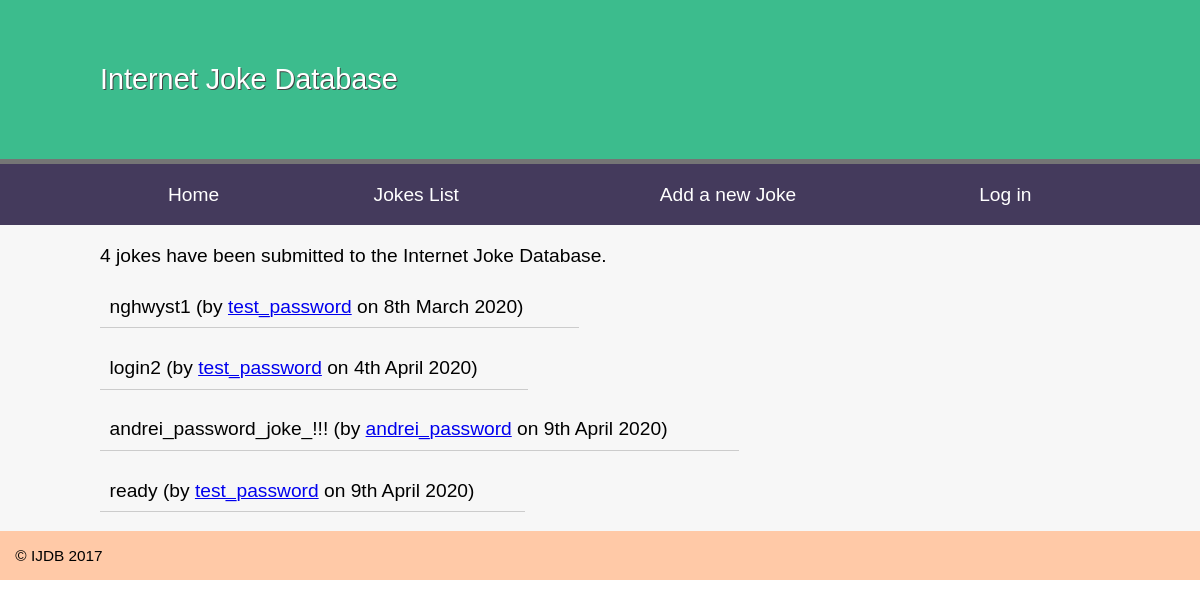
The page /joke/list on the database its author committed.
### tables this page shows
CREATE TABLE `joke` ( 
	`id` Int( 11 ) AUTO_INCREMENT NOT NULL,
	`joketext` Text NULL,
	`jokedate` Date NOT NULL,
	`authorid` Int( 11 ) NULL,
	PRIMARY KEY ( `id` ) )
CHARACTER SET = utf8
COLLATE = utf8_general_ci;

### public/index.php (called while the page is built)
<?php
try {
	include __DIR__ . '/../includes/autoload.php';
	$route = ltrim(strtok($_SERVER['REQUEST_URI'], '?'), '/');
	$entryPoint = new \Ninja\EntryPoint($route, $_SERVER['REQUEST_METHOD'], new \Ijdb\IjdbRoutes());
	$entryPoint->run();
}
catch (PDOException $e) {
	$title = 'An error has occurred';
	$output = 'Database error: ' . $e->getMessage() . ' in ' .
	$e->getFile() . ':' . $e->getLine();
	include  __DIR__ . '/../templates/layout.html.php';
}

### classes/Ijdb/Controllers/Joke.php (called while the page is built, shortened)
<?php
class Joke {
    private $authorsTable;
    private $jokesTable;
    private $authentication;
    public function __construct(DatabaseTable $jokesTable, DatabaseTable $authorsTable, Authentication $authentication) {
        $this->authorsTable = $authorsTable;
        $this->jokesTable = $jokesTable;
        $this->authentication = $authentication;
        }
        public function list() {
        $result = $this->jokesTable->findAll();
        $jokes = [];
        foreach ($result as $joke) {
            $author = $this->authorsTable->findById($joke['authorid']);
            $jokes[] = [
                'id' => $joke['id'],
                'joketext' => $joke['joketext'],
                'jokedate' => $joke['jokedate'],
                'name' => $author['name'],
                'email' => $author['email'],
                'authorId' => $author['id']
            ];
        }
        $title = 'Joke list';
        $totalJokes = $this->jokesTable->total();
        $author = $this->authentication->getUser();
        return ['template' => 'jokes.html.php',
            'title' => $title,
            'variables' => [
                'totalJokes' => $totalJokes,
                'jokes' => $jokes,
                'userId' => $author['id'] ?? null
            ]
        ];
    }
}

### classes/Ninja/DatabaseTable.php (called while the page is built, shortened)
<?php
class DatabaseTable {
	private $pdo;
	private $table;
	private $primaryKey;
	public function __construct(\PDO $pdo, string $table, string $primaryKey) {
		$this->pdo = $pdo;
		$this->table = $table;
		$this->primaryKey = $primaryKey;
	}
	private function query($sql, $parameters = []) {
		$query = $this->pdo->prepare($sql);
		$query->execute($parameters);
		return $query;
	}
	public function total() {
		$query = $this->query('SELECT COUNT(*) FROM `' . $this->table . '`');
		$row = $query->fetch();
		return $row[0];
	}
	public function findById($value) {
		$query = 'SELECT * FROM `' . $this->table . '` WHERE `' . $this->primaryKey . '` = :value';
		$parameters = [
			'value' => $value
		];
		$query = $this->query($query, $parameters);
		return $query->fetch();
	}
	public function findAll() {
		$result = $this->query('SELECT * FROM ' . $this->table);
		return $result->fetchAll();
	}
}

### classes/Ijdb/IjdbRoutes.php (called while the page is built, shortened)
<?php
class IjdbRoutes implements \Ninja\Routes {
    private $authorsTable;
    private $jokesTable;
    private $authentication;
    public function __construct() {
        include __DIR__ . '/../../includes/DatabaseConnection.php';
        $this->jokesTable = new \Ninja\DatabaseTable($pdo, 'joke', 'id');
        $this->authorsTable = new \Ninja\DatabaseTable($pdo, 'author', 'id');
        $this->authentication = new \Ninja\Authentication($this->authorsTable, 'email', 'password');
    }
    public function getRoutes(): array {
        $jokeController = new \Ijdb\Controllers\Joke($this->jokesTable, $this->authorsTable, $this->authentication);
        $authorController = new \Ijdb\Controllers\Register($this->authorsTable);
        $loginController = new \Ijdb\Controllers\Login($this->authentication);
        $routes = [
            'author/register' => [
                'GET' => [
                    'controller' => $authorController,
                    'action' => 'registrationForm'
                ],
                'POST' => [
                    'controller' => $authorController,
                    'action' => 'registerUser'
                ]
            ],
            'author/success' => [
                'GET' => [
                    'controller' => $authorController,
                    'action' => 'success'
                ]
            ],
            'joke/edit' => [
                'POST' => [
                    'controller' => $jokeController,
                    'action' => 'saveEdit'
                ],
                'GET' => [
                    'controller' => $jokeController,
                    'action' => 'edit'
                ],
                'login' => true
            ],
            'joke/delete' => [
                'POST' => [
                    'controller' => $jokeController,
                    'action' => 'delete'
                ],
                'login' => true
            ],
            'joke/list' => [
                'GET' => [
                    'controller' => $jokeController,
                    'action' => 'list'
                ]
            ],
            '' => [
                'GET' => [
                    'controller' => $jokeController,
                    'action' => 'home'
                ]
            ],
            'login/error' => [
                'GET' => [
                    'controller' => $loginController,
                    'action' => 'error'
                ]
            ],
            'login' => [
                'GET' => [
                    'controller' => $loginController,
                    'action' => 'loginForm'
                ],
                'POST' => [
                    'controller' => $loginController,
                    'action' => 'processLogin'
                ]
            ],
            'login/success' => [
                'GET' => [
                    'controller' => $loginController,
                    'action' => 'success'
                ],
                'login' => true
            ],
            'logout' => [
                'GET' => [
                    'controller' => $loginController,
                    'action' => 'logout'
                ]
            ],
        ];
        return $routes;
    }
    public function getAuthentication(): \Ninja\Authentication {
        return $this->authentication;
    }
}

### includes/autoload.php (called while the page is built, shortened)
<?php
function autoloader($className) {
	$fileName = str_replace('\\', '/', $className) . '.php';
	$file = __DIR__ . '/../classes/' . $fileName;
}

### classes/Ninja/Authentication.php (called while the page is built, shortened)
<?php
class Authentication {
    private $users;
    private $usernameColumn;
    public function __construct(DatabaseTable $users, $usernameColumn, $passwordColumn) {
        $this->users = $users;
        $this->usernameColumn = $usernameColumn;
    }
    public function isLoggedIn() {
        if (empty($_SESSION['username'])) {
            return false;
        }
    }
    public function getUser() {
        if ($this->isLoggedIn()) {
            return $this->users->find($this->usernameColumn, strtolower($_SESSION['username']))[0];
        } else {
            return false;
        }
    }
}

### templates/jokes.html.php (the view, shortened to what this page needs)
<p><?=$totalJokes?> jokes have been submitted to the Internet Joke Database.</p>
<?php foreach($jokes as $joke): ?>
    <blockquote>
      <p>
      <?=htmlspecialchars($joke['joketext'], ENT_QUOTES, 'UTF-8')?>
        (by <a href="mailto:<?=htmlspecialchars($joke['email'], ENT_QUOTES,
                        'UTF-8'); ?>">
                    <?=htmlspecialchars($joke['name'], ENT_QUOTES,
                        'UTF-8'); ?></a> on
    <?php
    $date = new DateTime($joke['jokedate']);
    echo $date->format('jS F Y');
    ?>)
      </p>
    </blockquote>
<?php endforeach; ?>

### classes/Ninja/EntryPoint.php (shortened to what this page needs)
<?php
class EntryPoint {
    private $route;
    private $method;
    private $routes;
    private $authentication;
    public function __construct(string $route, string $method, \Ninja\Routes $routes) {
        $this->route = $route;
        $this->routes = $routes;
        $this->method = $method;
        $this->authentication = $routes->getAuthentication();
    }
    private function loadTemplate($templateFileName, $variables = []) {
        extract($variables);
        include __DIR__ . '/../../templates/' . $templateFileName;
        return ob_get_clean();
    }
    public function run() {
        $routes = $this->routes->getRoutes();
        if (isset($routes[$this->route]['login']) &&
                isset($routes[$this->route]['login']) &&
                !$this->authentication->isLoggedIn()) {
            header('location: /login/error');
        } else {
            $controller = $routes[$this->route][$this->method]['controller'];
            $action = $routes[$this->route][$this->method]['action'];
            if (isset($controller)) {
                $page = $controller->$action();
            }
            $title = $page['title'];
            if (isset($page['variables'])) {
                $output = $this->loadTemplate($page['template'], $page['variables']);
            } else {
                $output = $this->loadTemplate($page['template']);
            }
            echo $this->loadTemplate('layout.html.php', [
                'loggedIn' => $this->authentication->isLoggedIn(),
                'output' => $output,
                'title' => $title
            ]);
        }
    }
}

### templates/layout.html.php (shortened to what this page needs)
<!doctype html>
<html>
    <head>
        <link rel="stylesheet" href="/jokes.css">
    </head>
    <body>
        <nav>
            <header>
                <h1>Internet Joke Database</h1>
            </header>
            <ul>
                <li><a href="/">Home</a></li>
                <li><a href="/joke/list">Jokes List</a></li>
                <li><a href="/joke/edit">Add a new Joke</a></li>
                <?php if ($loggedIn): ?>
                    <li><a href="/logout">Log out</a>
                    </li>
                <?php else: ?>
                    <li><a href="/login">Log in</a></li>
                <?php endif; ?>
            </ul>
        </nav>
        <main>
            <?= $output ?>
        </main>
        <footer>
            &copy; IJDB 2017
        </footer>
    </body>
</html>

### public/jokes.css (style rules this page uses)
* { margin: 0; padding: 0; }
body { font-family: Arial, Helvetica, Sans-serif; }
header { display: block; background-color: #3cbc8d; padding: 20px; border-bottom: 5px solid #757575; }
h1 { font-weight: normal; padding: 1.5em; color: white; text-shadow: 1px 1px 0px #444; width: 1000px; margin: auto; }
nav { background-color: #443A5C; }
nav a { color: white; text-decoration: none; }
nav ul { display: table; width: 1000px; margin: auto; }
nav li { display: table-cell; text-align: center; padding: 1em; }
main { overflow: auto; min-height: 30vh; background-color: #f7f7f7; width: 1000px; margin: auto; box-shadow: -1000px 0 0 #f7f7f7, 1000px 0 0 #f7f7f7; padding-top: 20px; }
footer { padding: 1em; background-color: #FFC9A7 ; font-size: 0.8em; }
p { margin-bottom: 1em; }
body { font-size: 1.2em; font-family: arial, helvetica, sans-serif }
blockquote { display: table; margin-bottom: 1em; border-bottom: 1px solid #ccc; padding: 0.5em; }
blockquote p { display: table-cell; width: 90%; vertical-align: top; }

### rows shown on the page
joke: joketext "nghwyst1", name "test_password", jokedate "8th March 2020"
joke: joketext "login2", name "test_password", jokedate "4th April 2020"
joke: joketext "andrei_password_joke_!!!", name "andrei_password", jokedate "9th April 2020"
joke: joketext "ready", name "test_password", jokedate "9th April 2020"

### other values the page prints
$totalJokes "4"
